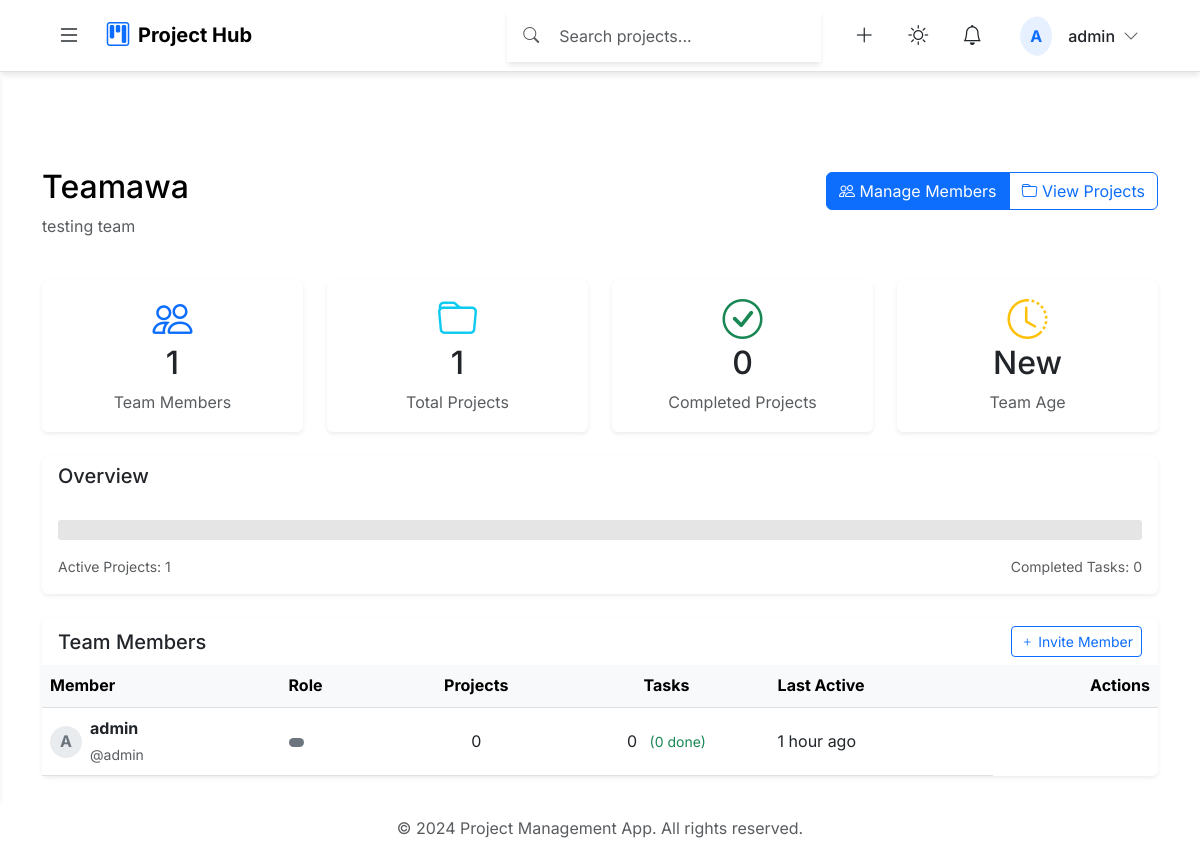
Page /projects/teams/1/ (signed in) on the committed database.
### projects/models.py (models this page shows, shortened)
class User(AbstractUser):
    email = models.EmailField(unique=True)
    groups = models.ManyToManyField(
        Group,
        related_name='custom_user_groups',
        blank=True,
        help_text='The groups this user belongs to.',
        verbose_name='groups',
    )
    user_permissions = models.ManyToManyField(
        Permission,
        related_name='custom_user_permissions',
        blank=True,
        help_text='Specific permissions for this user.',
        verbose_name='user permissions',
    )

class Team(models.Model):
    name = models.CharField(max_length=200)
    description = models.TextField()
    owner = models.ForeignKey(
        User,
        on_delete=models.CASCADE,
        related_name='owned_teams',
        default=get_default_owner,
        null=True,
    )

class TeamMember(models.Model):
    team = models.ForeignKey(Team, on_delete=models.CASCADE, related_name='members')
    user = models.ForeignKey(User, on_delete=models.CASCADE, related_name='teams')
    class Meta:
        constraints = [
            models.UniqueConstraint(fields=['team', 'user'], name='unique_team_member')
        ]

### projects/views.py (the view)
# urls.py: path('teams/<int:team_id>/', views.team_detail, name='team_detail'),
@login_required
@handle_view_errors
@team_permission_required
def team_detail(request, team_id):
    team = get_object_or_404(Team, id=team_id)
    context = {
        'team': team,
        'members': team.members.all(),
        'projects': team.projects.all(),
        'can_manage': can_manage_team(request.user, team)
    }
    return render(request, 'projects/team_detail.html', context)

### projects/templates/projects/team_detail.html (shortened to what this page needs)
{% extends 'base.html' %}
{% load static %}
{% load custom_filters %}
{% block extra_css %}
<link rel="stylesheet" href="{% static 'css/team_detail.css' %}">
{% endblock %}
{% block content %}
<div class="container py-4">
    <div class="row mb-4">
        <div class="col">
            <div class="d-flex align-items-center justify-content-between">
                <h2>{{ team.name }}</h2>
                {% if can_manage %}
                <div class="btn-group">
                    <a href="{% url 'manage_team_members' team.id %}" class="btn btn-primary">
                        <i class="bi bi-people"></i> Manage Members
                    </a>
                    <a href="{% url 'team_projects' team.id %}" class="btn btn-outline-primary">
                        <i class="bi bi-folder"></i> View Projects
                    </a>
                </div>
                {% endif %}
            </div>
            <p class="text-muted">{{ team.description }}</p>
        </div>
    </div>
    <div class="row g-4 mb-4">
        <div class="col-md-3 col-sm-6">
            <div class="card h-100 border-0 shadow-sm">
                <div class="card-body text-center">
                    <i class="bi bi-people display-6 text-primary mb-3"></i>
                    <h3 class="card-title h2 mb-2">{{ members|length }}</h3>
                    <p class="card-text text-muted">Team Members</p>
                </div>
            </div>
        </div>
        <div class="col-md-3 col-sm-6">
            <div class="card h-100 border-0 shadow-sm">
                <div class="card-body text-center">
                    <i class="bi bi-folder display-6 text-info mb-3"></i>
                    <h3 class="card-title h2 mb-2">{{ projects|length }}</h3>
                    <p class="card-text text-muted">Total Projects</p>
                </div>
            </div>
        </div>
        <div class="col-md-3 col-sm-6">
            <div class="card h-100 border-0 shadow-sm">
                <div class="card-body text-center">
                    <i class="bi bi-check-circle display-6 text-success mb-3"></i>
                    <h3 class="card-title h2 mb-2">{{ projects|completed_projects_count|default:0 }}</h3>
                    <p class="card-text text-muted">Completed Projects</p>
                </div>
            </div>
        </div>
        <div class="col-md-3 col-sm-6">
            <div class="card h-100 border-0 shadow-sm">
                <div class="card-body text-center">
                    <i class="bi bi-clock-history display-6 text-warning mb-3"></i>
                    <h3 class="card-title h2 mb-2">{{ team.created_at|time_since|default:'New' }}</h3>
                    <p class="card-text text-muted">Team Age</p>
                </div>
            </div>
        </div>
    </div>
    <div class="row mb-4">
        <div class="col-12">
            <div class="card border-0 shadow-sm">
                <div class="card-header bg-transparent border-0">
                    <h3 class="h5 mb-0">Overview</h3>
                </div>
                <div class="card-body">
                    <div class="progress mb-3" style="height: 20px;">
                    </div>
                    <div class="d-flex justify-content-between text-muted small">
                        <span>Active Projects: {{ projects|length|default:0 }}</span>
                        <span>Completed Tasks: {{ tasks|completed_tasks_count|default:0 }}</span>
                    </div>
                </div>
            </div>
        </div>
    </div>
    <div class="card border-0 shadow-sm">
        <div class="card-header bg-transparent border-0 d-flex justify-content-between align-items-center">
            <h3 class="h5 mb-0">Team Members</h3>
            {% if can_manage %}
            <button class="btn btn-sm btn-outline-primary" data-bs-toggle="modal" data-bs-target="#inviteMemberModal">
                <i class="bi bi-plus"></i> Invite Member
            </button>
            {% endif %}
        </div>
        <div class="card-body p-0">
            <div class="table-responsive">
                <table class="table table-hover align-middle mb-0">
                    <thead class="table-light">
                        <tr>
                            <th>Member</th>
                            <th>Role</th>
                            <th class="text-center">Projects</th>
                            <th class="text-center">Tasks</th>
                            <th>Last Active</th>
                            {% if can_manage %}
                            <th class="text-end">Actions</th>
                            {% endif %}
                        </tr>
                    </thead>
                    <tbody>
                        {% for member in members %}
                        <tr>
                            <td>
                                <div class="d-flex align-items-center">
                                    {% if member.user.profile.avatar %}
                                        <img src="{{ member.user.profile.avatar.url }}"
                                             class="rounded-circle me-2"
                                             width="32"
                                             height="32"
                                             alt="{{ member.user.username }}'s avatar">
                                    {% else %}
                                        <div class="avatar-placeholder me-2">
                                            {{ member.user.username|first|upper }}
                                        </div>
                                    {% endif %}
                                    <div>
                                        <div class="fw-bold">{{ member.user.get_full_name|default:member.user.username }}</div>
                                        <small class="text-muted">@{{ member.user.username }}</small>
                                    </div>
                                </div>
                            </td>
                            <td>
                                <span class="badge bg-{{ member.role|role_color }}">
                                </span>
                            </td>
                            <td class="text-center">{{ member.user.assigned_projects.count|default:0 }}</td>
                            <td class="text-center">
                                <span>{{ member.user.assigned_tasks.count|default:0 }}</span>
                                <small class="text-success ms-2">
                                    ({{ member.user.completed_tasks_count|default:0 }} done)
                                </small>
                            </td>
                            <td>{{ member.user.last_login|time_since|default:'Never' }}</td>
                        </tr>
                        {% endfor %}
                    </tbody>
                </table>
            </div>
        </div>
    </div>
</div>
{% endblock %}

### projects/templates/base.html (shortened to what this page needs)
<!DOCTYPE html>
<html lang="en" data-theme="light">
<head>
    {% load static %}
    <link href="https://cdn.jsdelivr.net/npm/bootstrap@5.3.0/dist/css/bootstrap.min.css" rel="stylesheet">
    <link href="https://cdn.jsdelivr.net/npm/bootstrap-icons/font/bootstrap-icons.css" rel="stylesheet">
    <link rel="stylesheet" href="{% static 'css/base.css' %}">
    {% block extra_css %}{% endblock %}
</head>
<body class="d-flex flex-column min-vh-100" data-bs-theme="light">
    <header class="navbar glass-nav fixed-top border-bottom">
        <div class="container-fluid px-4">
            <div class="d-flex align-items-center gap-3">
                <button type="button" id="sidebarToggle" class="btn btn-icon rounded-circle p-2 hover-translate"
                aria-label="Toggle Sidebar" aria-expanded="false" aria-controls="sidebar">
                <i class="bi bi-list fs-4"></i>
                </button>
                <a class="navbar-brand d-flex align-items-center gap-2 hover-translate" href="{% url 'homepage' %}">
                    <i class="bi bi-kanban fs-4 text-primary"></i>
                    <span class="fw-bold">Project Hub</span>
                </a>
            </div>
            <div class="d-flex align-items-center gap-4">
                <div class="search-wrapper d-none d-md-flex align-items-center glass-card px-3 py-2 position-relative">
                    <i class="bi bi-search text-muted search-icon"></i>
                    <input type="search"
                        class="form-control border-0 bg-transparent shadow-none ms-2 search-input"
                        placeholder="Search projects..."
                        aria-label="Search projects"
                        data-search-url="{% url 'api_search' %}"
                        autocomplete="off">
                </div>
                <div class="d-flex align-items-center gap-3">
                    <div class="dropdown">
                        <button class="btn btn-icon rounded-circle p-2 hover-translate"
                                data-bs-toggle="dropdown" aria-expanded="false" aria-label="Quick actions">
                            <i class="bi bi-plus-lg fs-5"></i>
                        </button>
                    </div>
                    <button id="themeToggle" class="btn btn-icon rounded-circle p-2 hover-translate"
                            aria-label="Toggle theme">
                        <i class="bi bi-moon fs-5"></i>
                    </button>
                    <div class="dropdown">
                        <button class="btn btn-icon rounded-circle p-2 hover-translate position-relative"
                                data-bs-toggle="dropdown" aria-expanded="false" aria-label="Notifications">
                            <i class="bi bi-bell fs-5"></i>
                        </button>
                    </div>
                    <div class="dropdown">
                        <button class="btn d-flex align-items-center gap-2 hover-translate"
                                data-bs-toggle="dropdown" aria-expanded="false" aria-label="User menu">
                            <div class="user-avatar rounded-circle overflow-hidden" style="width: 40px; height: 40px;">
                                {% if user.profile.avatar %}
                                    <img src="{{ user.profile.avatar.url }}" alt="Profile"
                                         class="w-100 h-100 object-fit-cover">
                                {% else %}
                                    <div class="avatar-placeholder d-flex align-items-center justify-content-center h-100 bg-primary bg-opacity-10 text-primary">
                                        {{ user.username|slice:":1"|upper }}
                                    </div>
                                {% endif %}
                            </div>
                            <span class="d-none d-md-block fw-medium">{{ user.username }}</span>
                            <i class="bi bi-chevron-down text-muted"></i>
                        </button>
                    </div>
                </div>
            </div>
        </div>
    </header>
    <main id="main-content" class="flex-grow-1 pt-5 mt-4" role="main">
        <div class="container-fluid px-4">
            {% block content %}{% endblock %}
        </div>
    </main>
    <footer class="footer mt-auto py-3 glass-footer">
        <div class="container text-center">
            <span class="text-muted">&copy; {% now "Y" %} Project Management App. All rights reserved.</span>
        </div>
    </footer>
</body>
</html>

### rows in the picture
User: username "A", username "admin"
Team: name "Teamawa", description "testing team"
TeamMember: user.username|first "A", user.get_full_name "admin", user.username "admin", user.assigned_projects.count "0", user.assigned_tasks.count "0", user.completed_tasks_count "0", user.last_login "1 hour ago"

### other values in the picture
{{ members|length }} "1"
{{ projects|length }} "1"
{{ projects|completed_projects_count|default:0 }} "0"
{{ team.created_at|time_since|default:'New' }} "New"
{{ projects|length|default:0 }} "1"
{{ tasks|completed_tasks_count|default:0 }} "0"
